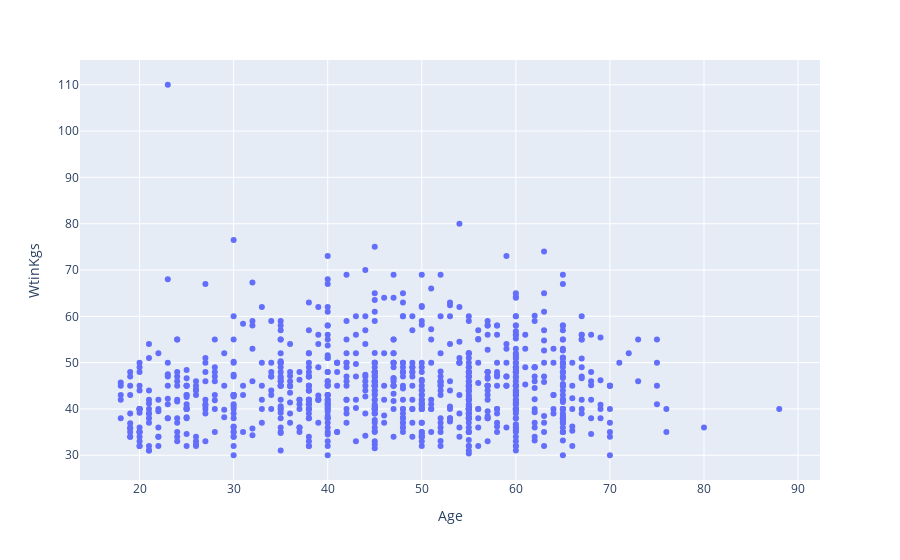

Notebook source saved alongside this figure:
### Code cell
px.scatter(india_tb,x="Age",y="WtinKgs")

### Figure 1 — Plotly figure (JSON) as saved in the notebook; plotly's stock layout.template omitted (floating-point values rounded to 4 significant figures; data arrays with more than 128 entries replaced by an {"elided": "..."} marker saying what was removed)
{"data": [{"hovertemplate": "Age=%{x}<br>WtinKgs=%{y}<extra></extra>", "legendgroup": "", "marker": {"color": "#636efa", "symbol": "circle"}, "mode": "markers", "name": "", "orientation": "v", "showlegend": false, "type": "scatter", "x": {"elided": "880 int values"}, "xaxis": "x", "y": {"elided": "880 float values"}, "yaxis": "y"}], "layout": {"legend": {"tracegroupgap": 0}, "margin": {"t": 60}, "xaxis": {"anchor": "y", "domain": [0, 1], "title": {"text": "Age"}}, "yaxis": {"anchor": "x", "domain": [0, 1], "title": {"text": "WtinKgs"}}}}
